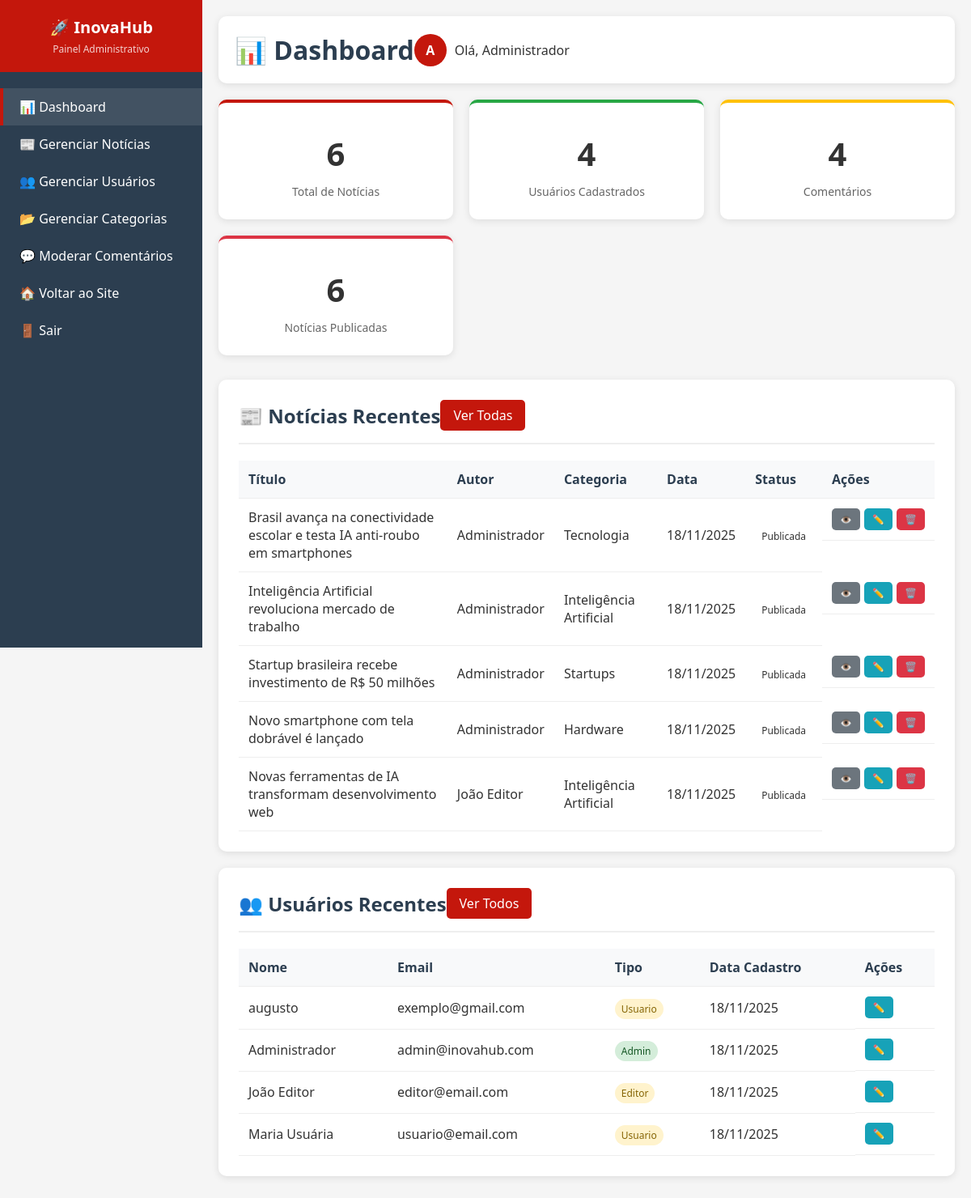
The page /admin/index.php (signed in) on the database as committed earlier.
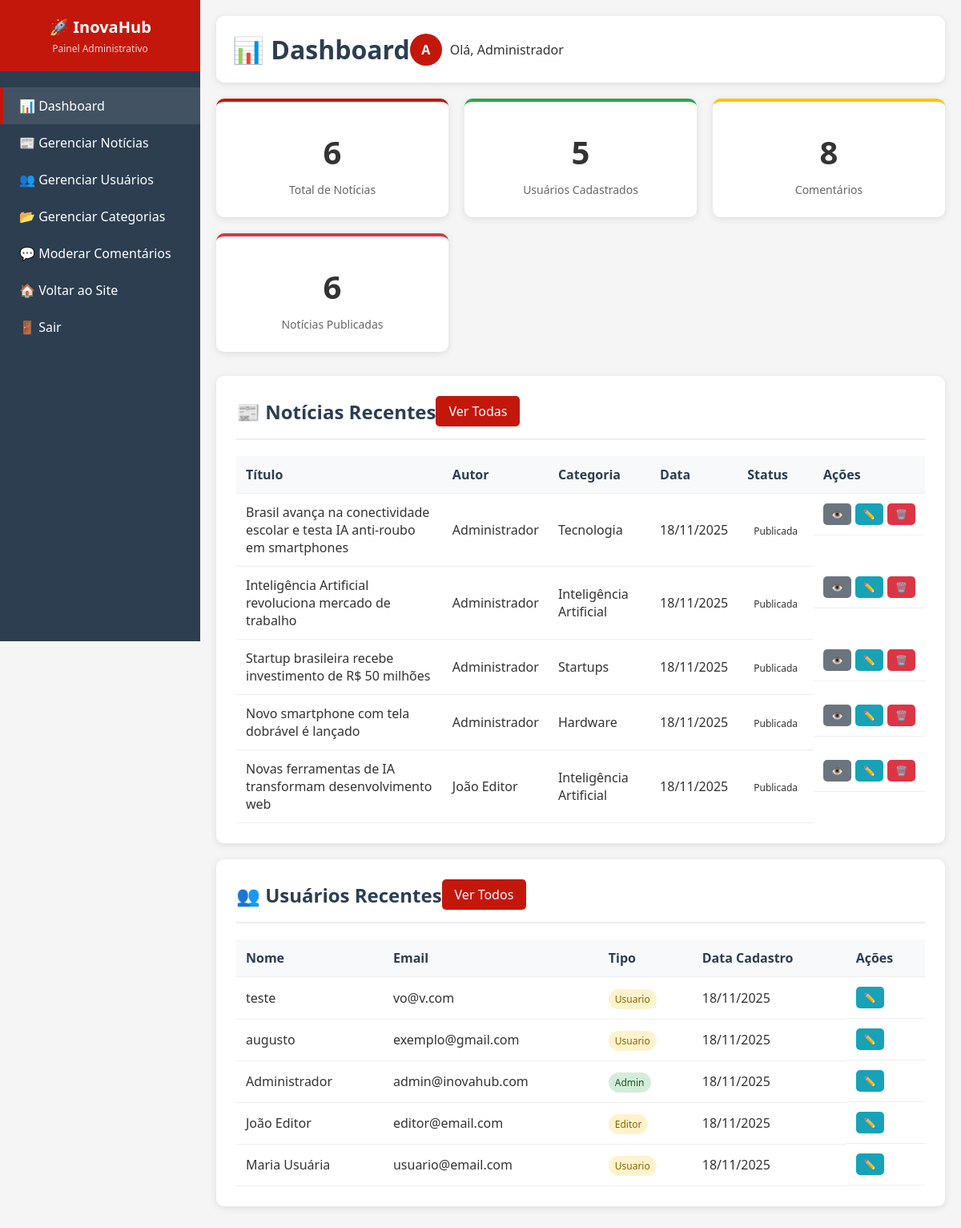
The same page on the database as committed later.
### tables this page shows
CREATE TABLE `noticias` (
  `id` int(11) NOT NULL,
  `titulo` varchar(200) NOT NULL,
  `slug` varchar(200) NOT NULL,
  `resumo` text NOT NULL,
  `noticia` longtext NOT NULL,
  `imagem` varchar(255) DEFAULT 'noticia.jpg',
  `autor` int(11) NOT NULL,
  `categoria` int(11) NOT NULL,
  `status` enum('rascunho','publicada','arquivada') DEFAULT 'rascunho',
  `visualizacoes` int(11) DEFAULT 0,
  `destaque` tinyint(1) DEFAULT 0,
  `data` timestamp NOT NULL DEFAULT current_timestamp(),
  `publicada_em` timestamp NULL DEFAULT NULL,
  `criado_em` timestamp NOT NULL DEFAULT current_timestamp(),
  `atualizado_em` timestamp NOT NULL DEFAULT current_timestamp() ON UPDATE current_timestamp()
);

CREATE TABLE `usuarios` (
  `id` int(11) NOT NULL,
  `nome` varchar(100) NOT NULL,
  `email` varchar(150) NOT NULL,
  `senha` varchar(255) NOT NULL,
  `avatar` varchar(255) DEFAULT 'avatar.jpg',
  `tipo` enum('admin','editor','usuario') DEFAULT 'usuario',
  `status` enum('ativo','inativo') DEFAULT 'ativo',
  `criado_em` timestamp NOT NULL DEFAULT current_timestamp(),
  `atualizado_em` timestamp NOT NULL DEFAULT current_timestamp() ON UPDATE current_timestamp()
);

CREATE TABLE `categorias` (
  `id` int(11) NOT NULL,
  `nome` varchar(50) NOT NULL,
  `slug` varchar(50) NOT NULL,
  `cor` varchar(7) DEFAULT '#007bff',
  `descricao` text DEFAULT NULL,
  `criado_em` timestamp NOT NULL DEFAULT current_timestamp()
);

### includes/funcoes.php (called while the page is built, shortened)
<?php
function usuarioLogado($pdo)
{
    if (isset($_SESSION['usuario_id'])) {
        $stmt = $pdo->prepare("SELECT * FROM usuarios WHERE id = ?");
        $stmt->execute([$_SESSION['usuario_id']]);
        return $stmt->fetch(PDO::FETCH_ASSOC);
    }
    return false;
}

### admin/index.php (the view, shortened to what the changed rows need)
<?php
require '../includes/conexao.php';
require '../includes/funcoes.php';
$usuario = usuarioLogado($pdo);
$total_usuarios = $pdo->query("SELECT COUNT(*) as total FROM usuarios")->fetch()['total'];
$total_comentarios = $pdo->query("SELECT COUNT(*) as total FROM comentarios")->fetch()['total'];
$noticias_recentes = $pdo->query("
    SELECT n.*, u.nome as autor_nome, c.nome as categoria_nome
    FROM noticias n
    JOIN usuarios u ON n.autor = u.id
    JOIN categorias c ON n.categoria = c.id
    ORDER BY n.data DESC
    LIMIT 5
")->fetchAll();
$usuarios_recentes = $pdo->query("
    SELECT * FROM usuarios
    ORDER BY criado_em DESC
    LIMIT 5
")->fetchAll();
?>
<!DOCTYPE html>
<html lang="pt-br">
<head>
</head>
<body>
    <div class="admin-container">
        <aside class="sidebar">
            <div class="sidebar-header">
                <h1>🚀 InovaHub</h1>
            </div>
        </aside>
        <main class="main-content">
            <div class="header">
                <h1>📊 Dashboard</h1>
                <div class="user-info">
                    <div class="user-avatar">
                        <?= strtoupper(substr($usuario['nome'], 0, 1)) ?>
                    </div>
                    <span>Olá, <?= $usuario['nome'] ?></span>
                </div>
            </div>
            <div class="stats-grid">
                <div class="stat-card users">
                    <div class="stat-number"><?= $total_usuarios ?></div>
                    <div class="stat-label">Usuários Cadastrados</div>
                </div>
                <div class="stat-card comments">
                    <div class="stat-number"><?= $total_comentarios ?></div>
                    <div class="stat-label">Comentários</div>
                </div>
            </div>
            <div class="section">
                <div class="section-header">
                    <h2>📰 Notícias Recentes</h2>
                </div>
                <table class="table">
                    <thead>
                        <tr>
                            <th>Título</th>
                            <th>Autor</th>
                            <th>Categoria</th>
                            <th>Data</th>
                            <th>Status</th>
                            <th>Ações</th>
                        </tr>
                    </thead>
                    <tbody>
                        <?php foreach ($noticias_recentes as $noticia): ?>
                            <tr>
                                <td><?= htmlspecialchars($noticia['titulo']) ?></td>
                                <td><?= $noticia['autor_nome'] ?></td>
                                <td><?= $noticia['categoria_nome'] ?></td>
                                <td><?= date('d/m/Y', strtotime($noticia['data'])) ?></td>
                                <td>
                                    <span class="status-badge status-<?= $noticia['status'] ?>">
                                        <?= ucfirst($noticia['status']) ?>
                                    </span>
                                </td>
                                <td class="action-buttons">
                                    <a href="../noticia.php?slug=<?= $noticia['slug'] ?>" class="btn btn-view btn-sm">👁️</a>
                                    <a href="editar_noticia.php?id=<?= $noticia['id'] ?>" class="btn btn-edit btn-sm">✏️</a>
                                    <a href="excluir_noticia.php?id=<?= $noticia['id'] ?>" class="btn btn-delete btn-sm">🗑️</a>
                                </td>
                            </tr>
                        <?php endforeach; ?>
                    </tbody>
                </table>
            </div>
            <div class="section">
                <div class="section-header">
                    <h2>👥 Usuários Recentes</h2>
                </div>
                <table class="table">
                    <thead>
                        <tr>
                            <th>Nome</th>
                            <th>Email</th>
                            <th>Tipo</th>
                            <th>Data Cadastro</th>
                            <th>Ações</th>
                        </tr>
                    </thead>
                    <tbody>
                        <?php foreach ($usuarios_recentes as $user): ?>
                            <tr>
                                <td><?= htmlspecialchars($user['nome']) ?></td>
                                <td><?= $user['email'] ?></td>
                                <td>
                                    <span class="status-badge <?= $user['tipo'] === 'admin' ? 'status-published' : 'status-draft' ?>">
                                        <?= ucfirst($user['tipo']) ?>
                                    </span>
                                </td>
                                <td><?= date('d/m/Y', strtotime($user['criado_em'])) ?></td>
                                <td class="action-buttons">
                                    <a href="editar_usuario.php?id=<?= $user['id'] ?>" class="btn btn-edit btn-sm">✏️</a>
                                </td>
                            </tr>
                        <?php endforeach; ?>
                    </tbody>
                </table>
            </div>
        </main>
    </div>
</body>
</html>

Rows that differ between the two databases and show on the page:
added usuarios: nome "teste", email "vo@v.com", tipo "Usuario", criado_em "18/11/2025"
Other text that changed with them:
$total_usuarios: "4" → "5"
$total_comentarios: "4" → "8"
